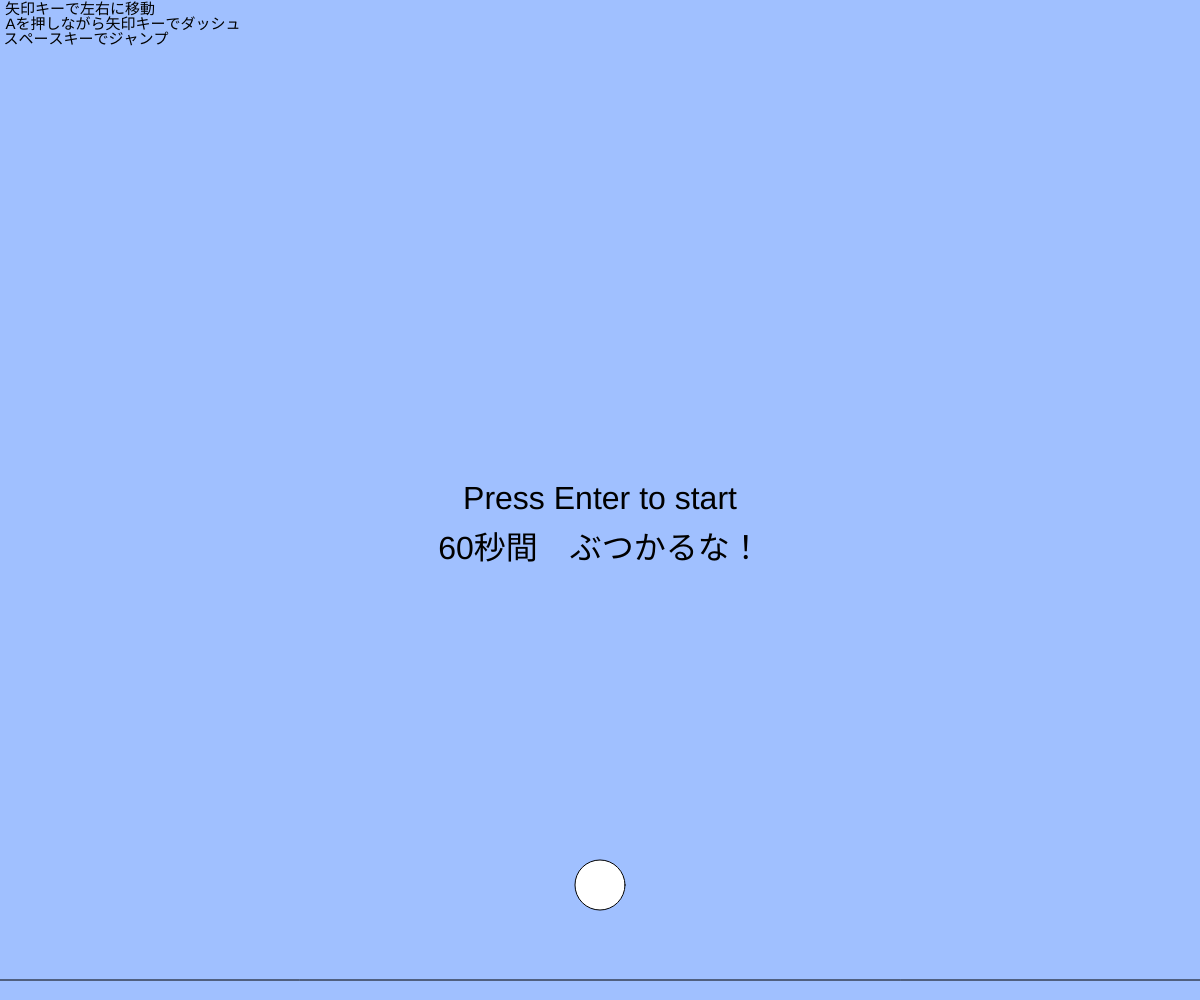
Frame 1 (no input)
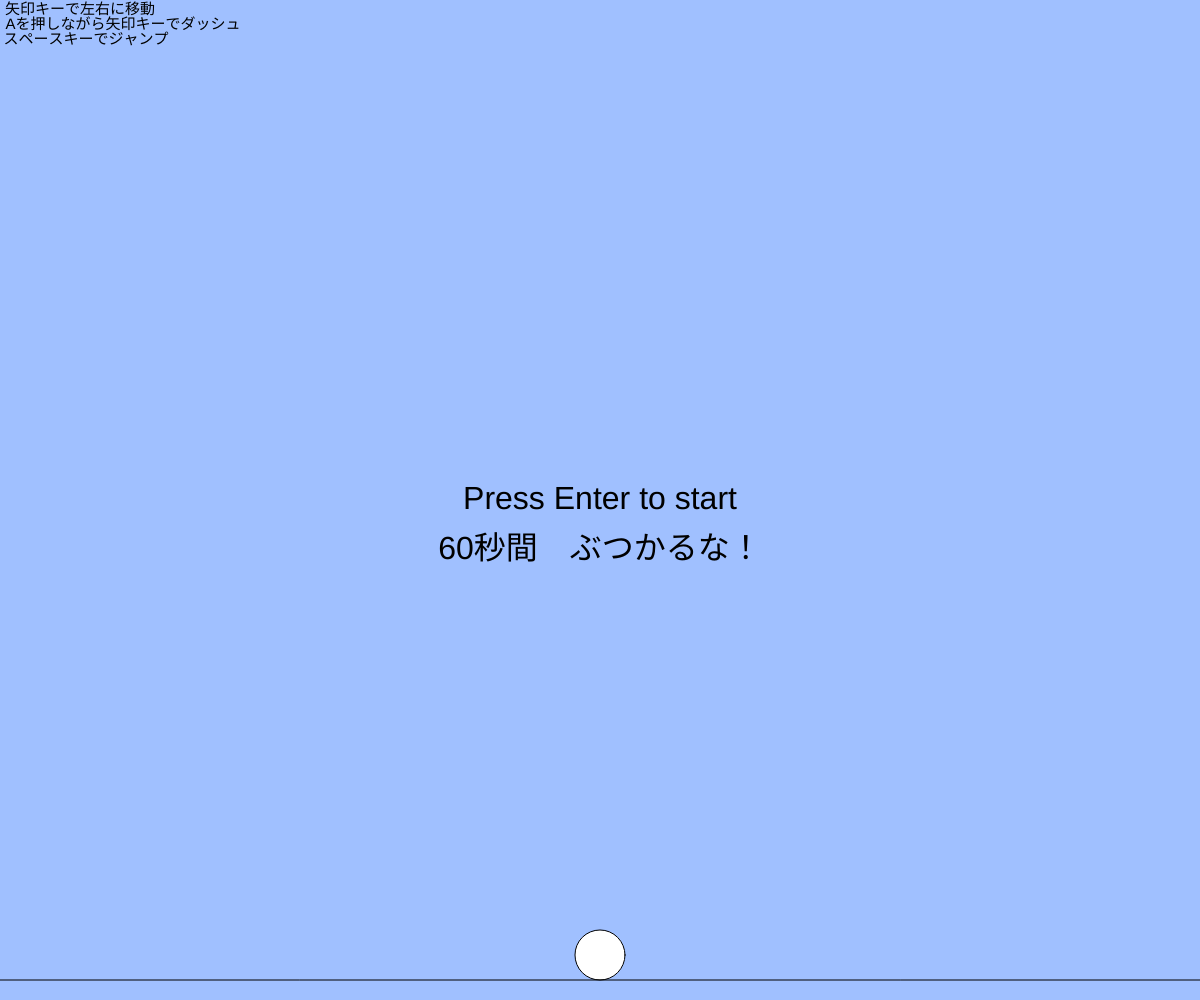
Frame 60 (no input)
Frame 120 (the mouse pressed at the canvas centre since frame 60): identical to frame 60, image omitted

The p5.js sketch that drew these frames (run headless with seeded random() and noise() and a simulated clock; from frame 60 on, the mouse is pressed at the canvas centre):

// p5.js sketch
// ── sketch.js
// 最終課題を制作しよう

// テキスト「キーボード操作に反応する」
let x, y, v,x1,y1,vx1,vy1,t,r,vt,vr,x2,y2,vx2,vy2,d,d1,d2;  

const g=1//重力  

const jump=20//ジャンプ力  

const ground=20  

const size=20  

const limit=60  

const limit2=20  

const limit3=40

const limit4=0.3

let startTime;  

let state;  

function setup(){  

createCanvas(windowWidth, windowHeight);  

x = width /2;  

y = height *0.9;  

vy=0; 


textAlign(CENTER,CENTER)  

 

state=0  

x1 = width / 3;  

y1 = height / 3;  

vx1 =4;  

vy1 =4;  

x2=random(10,100)
y2=random(10,100)
vx2=random(11,15)
vy2=random(11.15)
  
t=random(10,100) 
r=random(10,100)

vt=random(5,10)
vr=random(5,10)  
  


}  

function draw(){  

background(160, 192, 255); 

let ellapsedTime=(millis()-startTime)/1000; 
  
d = sqrt((x - x1)**2 + (y - y1)**2) 

d1=sqrt((x-x2)**2+(y-y2)**2) 

d2=sqrt((x-t)**2+(y-r)**2) 
  
  let gy=height-ground; 
  textSize(15)
text("矢印キーで左右に移動",80,10)
text("Aを押しながら矢印キーでダッシュ",123,25)
text("スペースキーでジャンプ",86,40)

textSize(32) 


if(state==0){  

text("Press Enter to start",width/2,height/2)  

text("60秒間　ぶつかるな！",width / 2, height / 2 + 50)  


}else if(state==1){  

 let remainingTime=limit-ellapsedTime;

if(ellapsedTime>limit){  

state=2  

}else{  


text(floor(remainingTime),width/2,height/2)  

}  

}else if (state==2){  

text("Game Clear",width/2,height/2)  
    text("Reload to Restart",width / 2, height / 2 + 50)

return}  
  
  if(d<48 || d1<48 || d2<48){state=3}  

 if(state==3){ 

    text("Game Over",width/2,height/2) 

  text("Reload to Restart",width / 2, height / 2 + 50)
return } 
 

if(state==1){let ellapsedTime=(millis()-startTime)/1000; if(ellapsedTime>limit2){  

ellipse(t,r,50)  

t += vt 
r += vr  

// 跳ね返りは「速度 × -1」  

if(t < 0 || t > width){ vt = -1 * vt; }  

if(r < 0 || r > gy-25){ vr = -1 * vr; }  

// x座標, y座標を画面内に戻しておく  

t = constrain(t, 0, width);  

r = constrain(r, 0, height);  

}  

}
  
if(state==1){let ellapsedTime=(millis()-startTime)/1000; if(ellapsedTime>limit3){   

  

ellipse(x2, y2, 50); // 速度は「位置の変化量」  

x2 += vx2;  

y2 += vy2; // 跳ね返りは「速度 × -1」  

if(x2 < 0 || x2 > width){ vx2 = -1 * vx2; }  

if(y2 < 0 || y2 > gy-25){ vy2 = -1 * vy2; } // x座標, y座標を画面内に戻しておく  

x2 = constrain(x2, 0, width);  

y2 = constrain(y2, 0, height); 

} 

}   

ellipse(x, y-15, 50);  

if(keyIsDown(LEFT_ARROW)&&x>0){ x -= 5; }  

if(keyIsDown(RIGHT_ARROW)&&x<width){ x += 5; }  

if(keyIsDown("A".charCodeAt(0))&&keyIsDown(RIGHT_ARROW)&&x<width){ x+= 10; }  

if(keyIsDown("A".charCodeAt(0))&&keyIsDown(LEFT_ARROW)&&x>0){ x-= 10; }  

 

line(0,gy,width,gy);//地面の線  

y += vy;//y=y+vy  

if(y<height-ground-size/2){//地面より上、空中にいる間  

vy+=g;//下方向に重力の影響で加速する  

}  

else{  

vy=0;  

y=height-ground-size/2;  

}  
  if(state==1) {let ellapsedTime=(millis()-startTime)/1000; if(ellapsedTime>limit4)
//最初に出現する球
ellipse(x1, y1, 50); // 速度は「位置の変化量」  

x1 += vx1; y1 += vy1; // 跳ね返りは「速度 × -1」  

if(x1 < 0 || x1 > width){ vx1 = -1.03 * vx1; } 
if(y1 < 0 || y1 > gy-20){ vy1 = -1.03 * vy1; } // x座標, y座標を画面内に戻しておく  

x1 = constrain(x1, 0, width); y1 = constrain(y1, 0, height);  

   }



  
console.log("Current State:", state);
console.log("Player Position:", x, y);
console.log("Object 1 Position:", x1, y1);
console.log("Object 2 Position:", x2, y2);
console.log("Distance to Object 1:", d);
console.log("Distance to Object 2:", d1);
console.log("Distance to Object 3", d2)
}  

function keyPressed(){  

if(keyCode===32)//keyCode 32はスペース  

if(y>=height-ground-size/2){//地面にいる時だけジャンプ  

vy=-jump;  

}  

if(keyCode===ENTER) {

if(state==0){  
  startTime = millis();
state=1  
} 
 

}  
  


}  

function windowResized(){  

resizeCanvas(windowWidth, windowHeight);  

}
